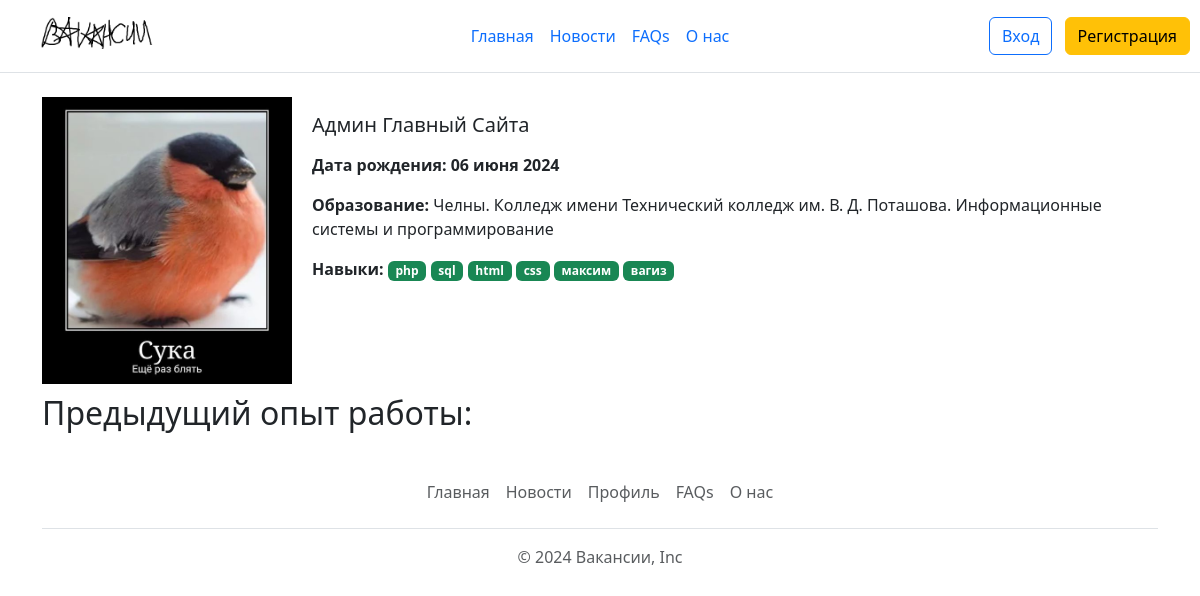
Page /profile.php?user=33 on the committed database.
### tables this page shows
CREATE TABLE `users` (
  `id` int UNSIGNED NOT NULL,
  `name` varchar(30) NOT NULL,
  `surname` varchar(39) NOT NULL,
  `patronymic` varchar(50) NOT NULL,
  `birthdate` date NOT NULL,
  `avatar` varchar(255) DEFAULT NULL,
  `email` varchar(150) NOT NULL,
  `password` varchar(255) NOT NULL,
  `skills` varchar(255) DEFAULT NULL,
  `education` varchar(160) DEFAULT NULL
);

### profile.php (the view, shortened to what this page needs)
<?php
include("blocks/header.php");
$db = new PDO("mysql:host=localhost;port=3306;dbname=bd_vakansii",
    "root",
    "");
$user = $db->prepare("SELECT * FROM `users` WHERE `id` = ?");
$user->execute(array($_GET['user']));
$userArray = $user->fetch(PDO::FETCH_ASSOC);
$month_list = array(
	1  => 'января',
	2  => 'февраля',
	3  => 'марта',
	4  => 'апреля',
	5  => 'мая',
	6  => 'июня',
	7  => 'июля',
	8  => 'августа',
	9  => 'сентября',
	10 => 'октября',
	11 => 'ноября',
	12 => 'декабря'
);
$originalDate = $userArray['birthdate'];
$timestamp = strtotime($originalDate);
?>
      <main class="container">
        <div class="info_djkf d-flex">
            <div class="avatar_info">
                <img width="250px" src="avatars/<?php echo $userArray['avatar']; ?>">
            </div>
            <div class="text_info_profile">
                <p><h5><?php echo $userArray['surname'] . ' ' . $userArray['name'] . ' ' . $userArray['patronymic']; ?></h5></p>
                <p><b>Дата рождения:
                    <?php echo date('d', $timestamp) .
                    ' ' . $month_list[date('n', $timestamp)] .
                    ' ' . date('Y', $timestamp); ?></b></p>
                <p>
                <?php if((isset($userArray['education'])) and ($userArray['education'] != '')) { ?>
                <b>Образование:</b> <?php echo $userArray['education']; ?></p>
                <?php } ?>
                <p>
                <?php if((isset($userArray['skills'])) and ($userArray['skills'] != '')) { ?>
                <b>Навыки: </b>
                <?php
                foreach (explode(',', $userArray['skills']) as $skill) {
                    ?>
                    <span class="badge bg-success"><?php echo $skill; ?></span>
                    <?php
                } }
                ?>
                </p>
            </div>
        </div>
        <h2 style="margin-top: 10px;">Предыдущий опыт работы: </h2>
      </main>
<?php include("blocks/footer.php") ?>

### css/profile.css (style rules this page uses)
.info_djkf { display: flex; }
.text_info_profile { margin-left: 20px; }

### rows in the picture
users: avatar (picture), surname "Админ", name "Главный", patronymic "Сайта", birthdate "06", birthdate "июня", birthdate "2024", education "Челны. Колледж имени Технический колледж им. В. Д. Поташова. Информационные системы и программирование", skills "php", skills "sql", skills "html", skills "css", skills "максим", skills "вагиз"
